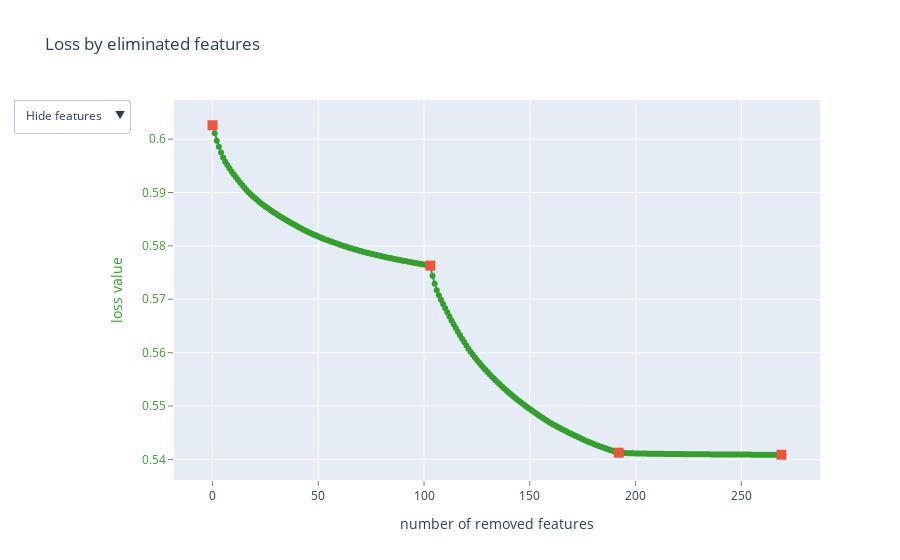

Notebook code for this chart:
### Code cell
cv = StratifiedKFold(n_splits=cfg.N_SPLITS, random_state=cfg.RANDOM_STATE, shuffle=True)

test_pool = cb.Pool(
        data=test,
        text_features=cfg.TEXT_COLS,
        # cat_features=cfg.CAT_COLS
        )


metrics = defaultdict(list)
fold = 0
for train_idx, val_idx in tqdm(cv.split(X_train, y_train), total=cfg.N_SPLITS):

    train_pool = cb.Pool(
        data=X_train.iloc[train_idx], 
        label=y_train.iloc[train_idx],
        text_features=cfg.TEXT_COLS,
        # cat_features=cfg.CAT_COLS
        )

    val_pool = cb.Pool(
        data=X_train.iloc[val_idx], 
        label=y_train.iloc[val_idx],
        text_features=cfg.TEXT_COLS,
        # cat_features=cfg.CAT_COLS
        )
        
    for random_seed in tqdm(range(N_RANDOM_SEEDS), total=N_RANDOM_SEEDS):

        clf = cb.CatBoostClassifier(
            iterations=2000,
            silent=True,
            classes_count=len(CLASSES),
            text_processing=text_processing_options,
            random_seed=random_seed,
            early_stopping_rounds=150,
            # task_type="GPU",
            # devices='0:1',
        )

        # clf.fit(train_pool, eval_set=val_pool, plot=False)

        summary = clf.select_features(
            train_pool,
            eval_set=val_pool,
            features_for_select=X_train.columns.tolist(),     # we will select from all features
            num_features_to_select=500,  # we want to select exactly important features
            steps=3,                                     # more steps - more accurate selection
            # algorithm=algorithm,
            # shap_calc_type=EShapCalcType.Regular,            # can be Approximate, Regular and Exact
            train_final_model=True,                          # to train model with selected features
            logging_level='Silent',
            plot=True
        )
        
        model_name = f'{EXPERIMENT_NAME}_fold_{fold}_rs_{random_seed}.cbm'
        model_path = os.path.join(cfg.MODELS_PATH, EXPERIMENT_FAMILY_NAME, EXPERIMENT_NAME)
        check_path(model_path)
        clf.save_model(os.path.join(model_path, model_name))
        
        pred_proba_oof_val = clf.predict_proba(val_pool)[:, :len(CLASSES)]
        pred_proba_oof_train = clf.predict_proba(train_pool)[:, :len(CLASSES)]

        pred_proba_oof.iloc[val_idx, :] += pred_proba_oof_val
        pred_proba_test.iloc[:, :] += clf.predict_proba(test_pool)[:, :len(CLASSES)]

        y_train_oof = y_train.iloc[train_idx]
        y_val_oof = y_train.iloc[val_idx]

        train_auc = roc_auc_score(y_train_oof, pred_proba_oof_train , multi_class='ovo', labels=CLASSES)
        val_auc = roc_auc_score(y_val_oof, pred_proba_oof_val , multi_class='ovo', labels=CLASSES)
        metrics['train_auc'].append(train_auc)
        metrics['val_auc'].append(val_auc)
        print('train auc', train_auc, 'val auc', val_auc)

        leak_test_auc_score = roc_auc_score(leak_test.loc[leak_mask], pred_proba_test.loc[leak_mask] / (fold + 1), multi_class='ovo', labels=CLASSES)
        metrics['leak_test_auc_score'].append(leak_test_auc_score)
        print('leak_test_auc_score', leak_test_auc_score)

        
        del clf; gc.collect()
    del train_pool,val_pool; gc.collect() 
        
    fold += 1
pred_proba_oof /= N_RANDOM_SEEDS
pred_proba_test /= (cfg.N_SPLITS * N_RANDOM_SEEDS)

### Figure 1 — Plotly figure (JSON) as saved in the notebook; plotly's stock layout.template omitted (floating-point values rounded to 4 significant figures; data arrays with more than 128 entries replaced by an {"elided": "..."} marker saying what was removed)
{"data": [{"line": {"color": "rgb(51,160,44)"}, "mode": "lines+markers", "name": "", "text": {"elided": "270 str values"}, "type": "scatter", "x": {"elided": "270 int values"}, "y": {"elided": "270 float values"}}, {"marker": {"size": 10, "symbol": "square"}, "mode": "markers", "name": "", "text": ["", "smaller_LaBSE_15lang_350", "smaller_LaBSE_15lang_604", "smaller_LaBSE_15lang_594"], "type": "scatter", "x": [0, 103, 192, 269], "y": [0.6026, 0.5763, 0.5413, 0.5409]}, {"mode": "text", "name": "", "text": {"elided": "270 str values"}, "textfont": {"color": "rgb(51,160,44)", "family": "sans serif", "size": 18}, "textposition": "bottom center", "type": "scatter", "visible": false, "x": {"elided": "270 int values"}, "y": {"elided": "270 float values"}}, {"mode": "text", "name": "", "text": {"elided": "270 str values"}, "textfont": {"color": "rgb(51,160,44)", "family": "sans serif", "size": 18}, "textposition": "bottom center", "type": "scatter", "visible": false, "x": {"elided": "270 int values"}, "y": {"elided": "270 float values"}}], "layout": {"showlegend": false, "title": {"text": "Loss by eliminated features"}, "updatemenus": [{"active": 0, "buttons": [{"args": [{"visible": [true, true, false, false]}], "label": "Hide features", "method": "update"}, {"args": [{"visible": [true, true, true, false]}], "label": "Show indices", "method": "update"}, {"args": [{"visible": [true, true, false, true]}], "label": "Show names", "method": "update"}], "pad": {"r": 10, "t": 10}, "showactive": true, "x": -0.25, "xanchor": "left", "y": 1.03, "yanchor": "top"}], "xaxis": {"gridcolor": "rgb(255,255,255)", "showgrid": true, "showline": false, "showticklabels": true, "tickcolor": "rgb(127,127,127)", "ticks": "outside", "title": {"text": "number of removed features"}, "zeroline": false}, "yaxis": {"gridcolor": "rgb(255,255,255)", "showgrid": true, "showline": false, "showticklabels": true, "tickcolor": "rgb(127,127,127)", "tickfont": {"color": "rgb(51,160,44)"}, "ticks": "outside", "title": {"font": {"color": "rgb(51,160,44)"}, "text": "loss value"}, "zeroline": false}}}
